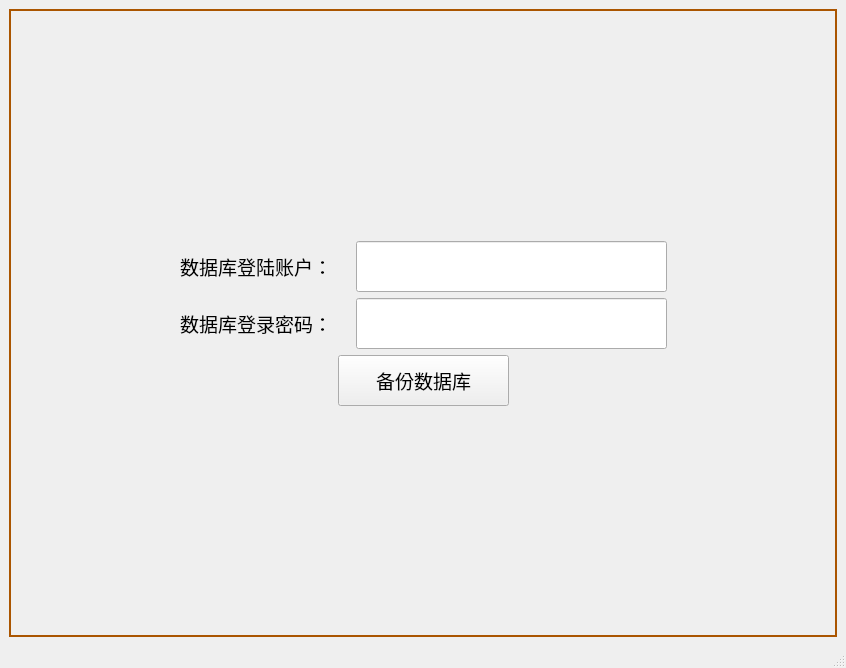
<?xml version="1.0" encoding="UTF-8"?>
<ui version="4.0">
 <class>backupSQL</class>
 <widget class="QMainWindow" name="backupSQL">
  <property name="geometry">
   <rect>
    <x>0</x>
    <y>0</y>
    <width>846</width>
    <height>668</height>
   </rect>
  </property>
  <property name="windowTitle">
   <string>MainWindow</string>
  </property>
  <widget class="QWidget" name="centralwidget">
   <layout class="QGridLayout" name="gridLayout_2">
    <item row="0" column="0">
     <widget class="QFrame" name="frame">
      <property name="styleSheet">
       <string notr="true">#frame{border:2px solid rgb(170,85,0)}</string>
      </property>
      <property name="frameShape">
       <enum>QFrame::StyledPanel</enum>
      </property>
      <property name="frameShadow">
       <enum>QFrame::Raised</enum>
      </property>
      <layout class="QGridLayout" name="gridLayout">
       <item row="1" column="1">
        <layout class="QVBoxLayout" name="verticalLayout_3">
         <item>
          <layout class="QHBoxLayout" name="horizontalLayout">
           <item>
            <layout class="QVBoxLayout" name="verticalLayout">
             <item>
              <widget class="QLabel" name="label">
               <property name="minimumSize">
                <size>
                 <width>170</width>
                 <height>51</height>
                </size>
               </property>
               <property name="maximumSize">
                <size>
                 <width>170</width>
                 <height>51</height>
                </size>
               </property>
               <property name="font">
                <font>
                 <family>宋体</family>
                 <pointsize>14</pointsize>
                </font>
               </property>
               <property name="text">
                <string>数据库登陆账户：</string>
               </property>
              </widget>
             </item>
             <item>
              <widget class="QLabel" name="label_2">
               <property name="minimumSize">
                <size>
                 <width>170</width>
                 <height>51</height>
                </size>
               </property>
               <property name="maximumSize">
                <size>
                 <width>170</width>
                 <height>51</height>
                </size>
               </property>
               <property name="font">
                <font>
                 <family>宋体</family>
                 <pointsize>14</pointsize>
                </font>
               </property>
               <property name="text">
                <string>数据库登录密码：</string>
               </property>
              </widget>
             </item>
            </layout>
           </item>
           <item>
            <layout class="QVBoxLayout" name="verticalLayout_2">
             <item>
              <widget class="QLineEdit" name="lineEdit_count">
               <property name="minimumSize">
                <size>
                 <width>311</width>
                 <height>51</height>
                </size>
               </property>
               <property name="maximumSize">
                <size>
                 <width>311</width>
                 <height>51</height>
                </size>
               </property>
               <property name="font">
                <font>
                 <family>宋体</family>
                 <pointsize>14</pointsize>
                </font>
               </property>
              </widget>
             </item>
             <item>
              <widget class="QLineEdit" name="lineEdit_pwd">
               <property name="minimumSize">
                <size>
                 <width>311</width>
                 <height>51</height>
                </size>
               </property>
               <property name="maximumSize">
                <size>
                 <width>311</width>
                 <height>51</height>
                </size>
               </property>
               <property name="font">
                <font>
                 <family>宋体</family>
                 <pointsize>14</pointsize>
                </font>
               </property>
               <property name="echoMode">
                <enum>QLineEdit::Password</enum>
               </property>
              </widget>
             </item>
            </layout>
           </item>
          </layout>
         </item>
         <item alignment="Qt::AlignHCenter">
          <widget class="QPushButton" name="pushButton">
           <property name="minimumSize">
            <size>
             <width>171</width>
             <height>51</height>
            </size>
           </property>
           <property name="maximumSize">
            <size>
             <width>171</width>
             <height>51</height>
            </size>
           </property>
           <property name="font">
            <font>
             <family>宋体</family>
             <pointsize>14</pointsize>
            </font>
           </property>
           <property name="text">
            <string>备份数据库</string>
           </property>
          </widget>
         </item>
        </layout>
       </item>
       <item row="2" column="1">
        <spacer name="verticalSpacer">
         <property name="orientation">
          <enum>Qt::Vertical</enum>
         </property>
         <property name="sizeHint" stdset="0">
          <size>
           <width>20</width>
           <height>40</height>
          </size>
         </property>
        </spacer>
       </item>
       <item row="1" column="0">
        <spacer name="horizontalSpacer">
         <property name="orientation">
          <enum>Qt::Horizontal</enum>
         </property>
         <property name="sizeHint" stdset="0">
          <size>
           <width>40</width>
           <height>20</height>
          </size>
         </property>
        </spacer>
       </item>
       <item row="0" column="1">
        <spacer name="verticalSpacer_2">
         <property name="orientation">
          <enum>Qt::Vertical</enum>
         </property>
         <property name="sizeHint" stdset="0">
          <size>
           <width>20</width>
           <height>40</height>
          </size>
         </property>
        </spacer>
       </item>
       <item row="1" column="2">
        <spacer name="horizontalSpacer_2">
         <property name="orientation">
          <enum>Qt::Horizontal</enum>
         </property>
         <property name="sizeHint" stdset="0">
          <size>
           <width>40</width>
           <height>20</height>
          </size>
         </property>
        </spacer>
       </item>
      </layout>
     </widget>
    </item>
   </layout>
   <zorder>frame</zorder>
   <zorder>label</zorder>
   <zorder>label_2</zorder>
   <zorder>lineEdit_count</zorder>
   <zorder>lineEdit_pwd</zorder>
   <zorder>pushButton</zorder>
  </widget>
  <widget class="QMenuBar" name="menubar">
   <property name="geometry">
    <rect>
     <x>0</x>
     <y>0</y>
     <width>846</width>
     <height>25</height>
    </rect>
   </property>
  </widget>
  <widget class="QStatusBar" name="statusbar"/>
 </widget>
 <resources/>
 <connections/>
</ui>
